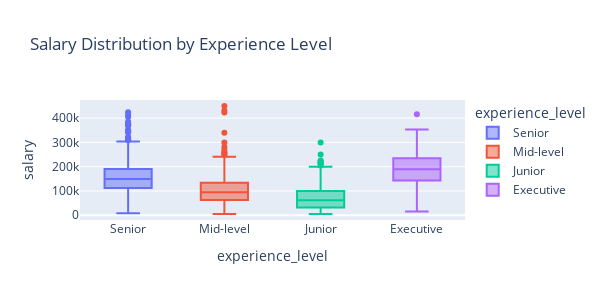

Notebook source saved alongside this figure:
### Code cell
px.box(df, x= 'experience_level', y = 'salary', 
       color= 'experience_level',title= 'Salary Distribution by Experience Level',
       width=600, height=300)

### Figure 1 — Plotly figure (JSON) as saved in the notebook; plotly's stock layout.template omitted (floating-point values rounded to 4 significant figures; data arrays with more than 128 entries replaced by an {"elided": "..."} marker saying what was removed)
{"data": [{"alignmentgroup": "True", "hovertemplate": "experience_level=%{x}<br>salary=%{y}<extra></extra>", "legendgroup": "Senior", "marker": {"color": "#636efa"}, "name": "Senior", "notched": false, "offsetgroup": "Senior", "orientation": "v", "showlegend": true, "type": "box", "x": {"elided": "1554 str values"}, "x0": " ", "xaxis": "x", "y": {"elided": "1554 int values"}, "y0": " ", "yaxis": "y"}, {"alignmentgroup": "True", "hovertemplate": "experience_level=%{x}<br>salary=%{y}<extra></extra>", "legendgroup": "Mid-level", "marker": {"color": "#EF553B"}, "name": "Mid-level", "notched": false, "offsetgroup": "Mid-level", "orientation": "v", "showlegend": true, "type": "box", "x": {"elided": "664 str values"}, "x0": " ", "xaxis": "x", "y": {"elided": "664 int values"}, "y0": " ", "yaxis": "y"}, {"alignmentgroup": "True", "hovertemplate": "experience_level=%{x}<br>salary=%{y}<extra></extra>", "legendgroup": "Junior", "marker": {"color": "#00cc96"}, "name": "Junior", "notched": false, "offsetgroup": "Junior", "orientation": "v", "showlegend": true, "type": "box", "x": {"elided": "270 str values"}, "x0": " ", "xaxis": "x", "y": {"elided": "270 int values"}, "y0": " ", "yaxis": "y"}, {"alignmentgroup": "True", "hovertemplate": "experience_level=%{x}<br>salary=%{y}<extra></extra>", "legendgroup": "Executive", "marker": {"color": "#ab63fa"}, "name": "Executive", "notched": false, "offsetgroup": "Executive", "orientation": "v", "showlegend": true, "type": "box", "x": ["Executive", "Executive", "Executive", "Executive", "Executive", "Executive", "Executive", "Executive", "Executive", "Executive", "Executive", "Executive", "Executive", "Executive", "Executive", "Executive", "Executive", "Executive", "Executive", "Executive", "Executive", "Executive", "Executive", "Executive", "Executive", "Executive", "Executive", "Executive", "Executive", "Executive", "Executive", "Executive", "Executive", "Executive", "Executive", "Executive", "Executive", "Executive", "Executive", "Executive", "Executive", "Executive", "Executive", "Executive", "Executive", "Executive", "Executive", "Executive", "Executive", "Executive", "Executive", "Executive", "Executive", "Executive", "Executive", "Executive", "Executive", "Executive", "Executive", "Executive", "Executive", "Executive", "Executive", "Executive", "Executive", "Executive", "Executive", "Executive", "Executive", "Executive", "Executive", "Executive", "Executive", "Executive", "Executive", "Executive", "Executive", "Executive", "Executive", "Executive", "Executive", "Executive", "Executive", "Executive", "Executive", "Executive", "Executive", "Executive", "Executive", "Executive", "Executive", "Executive", "Executive", "Executive", "Executive", "Executive"], "x0": " ", "xaxis": "x", "y": [258750, 185000, 15000, 220000, 205000, 329500, 269600, 145000, 115000, 175000, 110000, 221000, 153000, 200000, 145000, 180000, 155000, 286000, 207000, 353200, 249300, 100000, 265000, 235000, 194500, 115500, 210914, 116704, 167500, 106500, 310000, 239000, 106000, 160288, 127467, 210000, 284000, 236000, 155000, 140000, 314100, 195800, 200000, 300000, 196200, 150900, 200000, 145000, 310000, 239000, 159000, 130000, 205000, 160000, 210000, 157000, 125976, 187200, 116100, 222640, 182160, 297500, 260000, 200000, 180000, 200000, 200000, 150000, 84053, 260500, 175100, 115222, 76309, 242000, 200000, 130000, 110000, 224000, 167875, 175000, 135000, 324000, 216000, 192037, 250000, 130026, 85000, 230000, 153667, 235000, 150000, 79833, 141846, 69741, 416000, 325000], "y0": " ", "yaxis": "y"}], "layout": {"boxmode": "overlay", "height": 300, "legend": {"title": {"text": "experience_level"}, "tracegroupgap": 0}, "title": {"text": "Salary Distribution by Experience Level"}, "width": 600, "xaxis": {"anchor": "y", "categoryarray": ["Senior", "Mid-level", "Junior", "Executive"], "categoryorder": "array", "domain": [0, 1], "title": {"text": "experience_level"}}, "yaxis": {"anchor": "x", "domain": [0, 1], "title": {"text": "salary"}}}}
